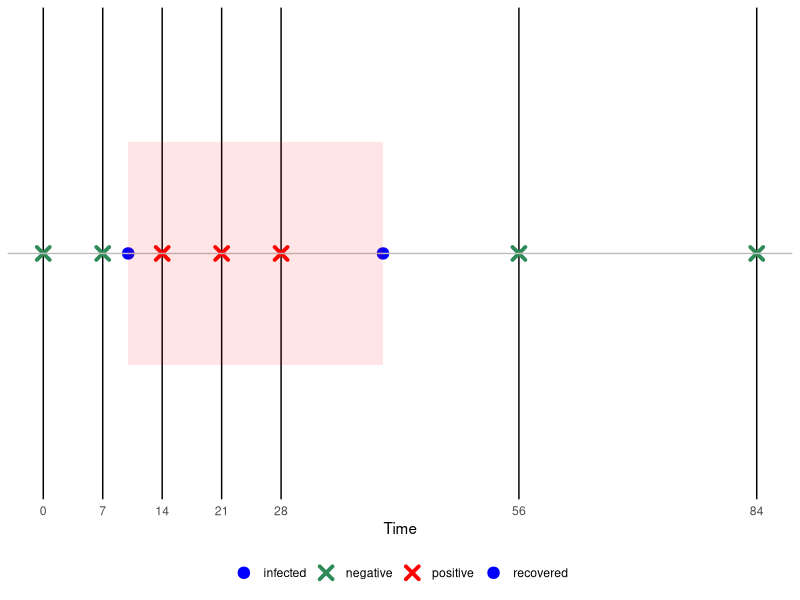
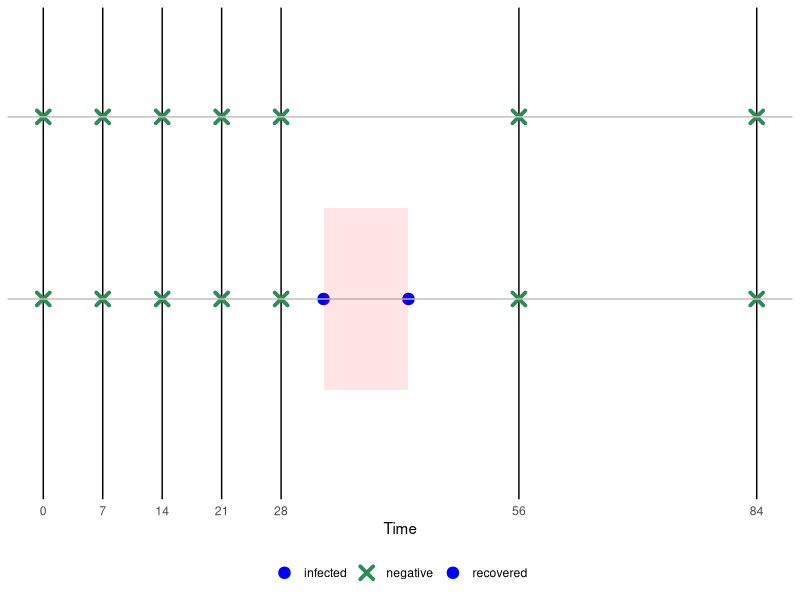

Source code (R) for these figures, in order:
library(dplyr)
library(ggplot2)
library(tibble)
library(tidyr)

plot_testing_schedule = function(x, break_modifier = 0) {
  scale_colours = c(
      test = "black",
      positive = "red",
      negative = "seagreen",
      infected = "blue",
      recovered = "blue"
  )
  scale_colours = scale_colours[unique(x$type)]
  scale_shapes = c(
    test = 4,
    positive = 4,
    negative = 4,
    infected = 20,
    recovered = 20
  )
  scale_shapes = scale_shapes[unique(x$type)]
  
  inf_boxes = x %>% 
    filter(type %in% c("infected", "recovered")) %>% 
    pivot_wider(id_cols = individual, names_from = type, values_from = time)
  
  x_breaks = c((0:3) * 7, (1:5) * 28) - break_modifier
  
  p = x %>% 
    ggplot(aes(time, individual)) +
    geom_point(aes(shape = type, colour = type), size = 3, stroke = 2) +
    geom_hline(aes(yintercept = individual), colour = "grey") +
    scale_y_discrete() +
    scale_x_continuous(breaks = x_breaks, minor_breaks = NULL) +
    scale_shape_manual(values = scale_shapes) +
    scale_colour_manual(values = scale_colours) +
    xlab("Time") +
    theme_minimal() +
    theme(
      axis.title.y = element_blank(),
      axis.text.y = element_blank(),
      axis.ticks.y = element_blank(),
      legend.title = element_blank(),
      legend.position = "bottom",
    #   axis.text = element_text(size = 18),
    #   axis.title = element_text(size = 18),
      panel.grid.major = element_line(colour = "black"),
    #   legend.text = element_text(size = 18)
    )
  
  if (nrow(inf_boxes) > 0) {
    p = p +
      geom_rect(aes(xmin = infected, xmax = recovered,
                  ymin = individual - 0.5, ymax = individual + 0.5,
                  x = NULL),
              data = inf_boxes, fill = "red", alpha = 0.1)
  }
  
  return(p)
}

p_censor = tibble(
  time = c((0:3) * 7, (1:3) * 28),
) %>% 
  mutate(
    type = if_else(time >= 10 & time <= 30,
                   "positive", "negative")
  ) %>% 
  bind_rows(tribble(
    ~time, ~type,
    10, "infected",
    40, "recovered",
  )) %>% 
  mutate(individual = 1) %>% 
  plot_testing_schedule()
ggsave("cis-perfect-testing/double-interval-censor.pdf", width = 6, height = 1.5, dpi = 300, unit = "in")

p_truncation = expand_grid(
  time = c((0:3) * 7, (1:3) * 28),
  individual = 1:2,
  type = "negative",
) %>% 
  bind_rows(tribble(
    ~individual, ~time, ~type,
    1, 33, "infected",
    1, 43, "recovered",
  )) %>% 
  plot_testing_schedule()
ggsave("cis-perfect-testing/truncation.pdf", width = 6, height = 2, dpi = 300, unit = "in")
